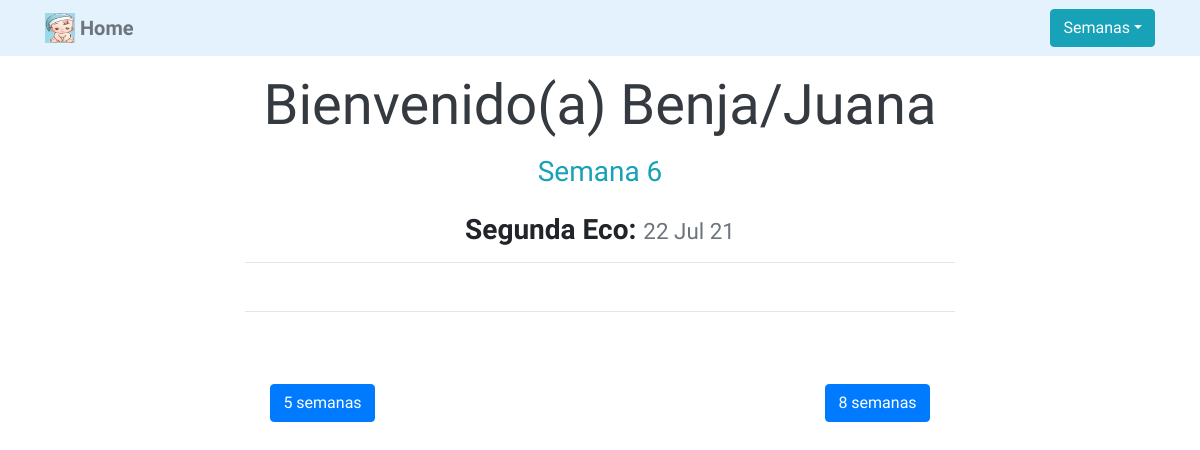
Before: /semana6/ with the older database file.
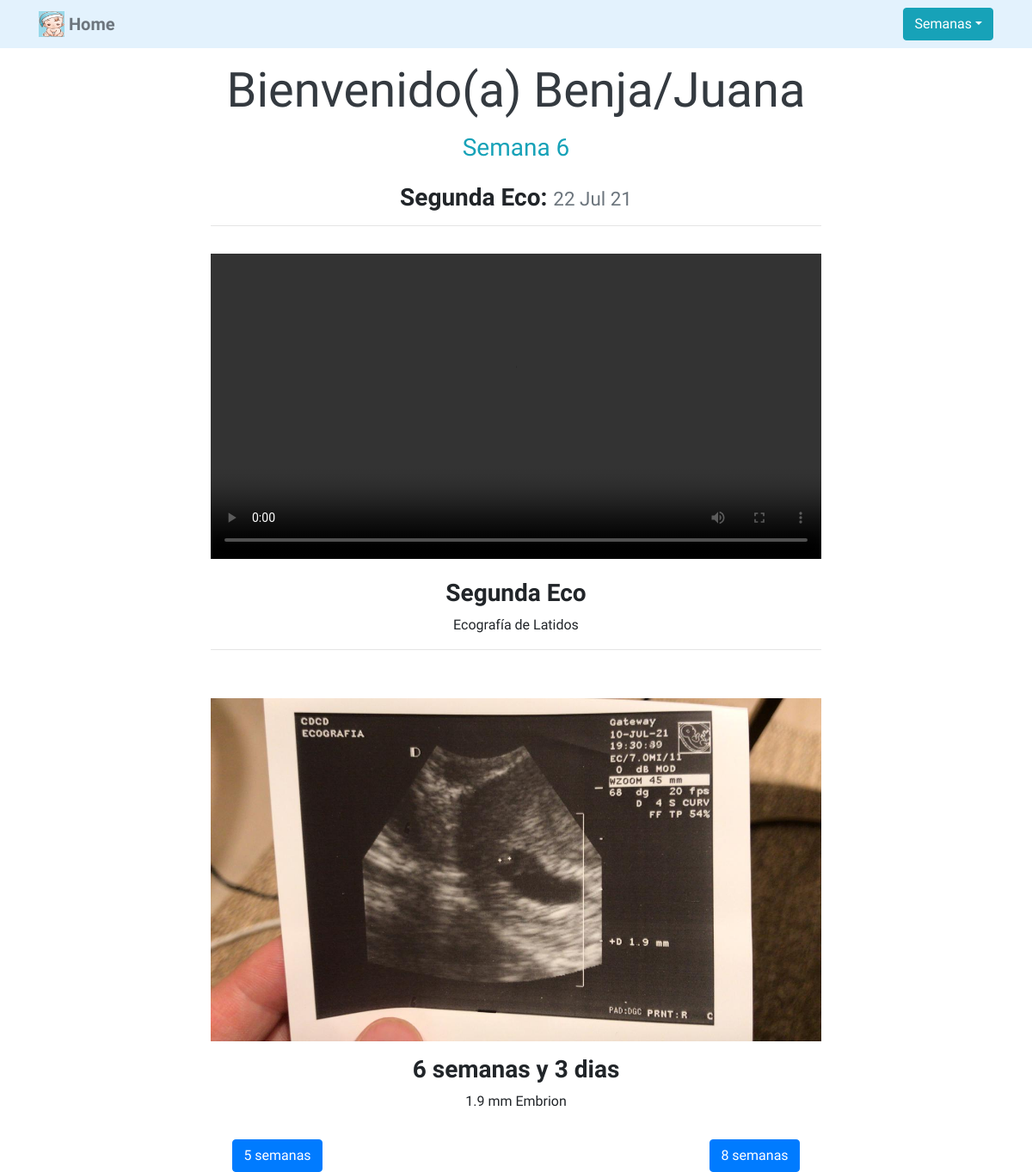
After: the same page with the newer database file.
### benja/models.py (models this page shows, shortened)
class Video(models.Model):
    title = models.CharField(max_length=100) # Charfield, A string field, for small- to large-sized strings.
    description = models.CharField(max_length=250)
    video = models.FileField(upload_to='benja/videos/') # Field para imagenes
    week = models.CharField(max_length=100)
    fecha = models.DateField()

class Foto(models.Model):
    title = models.CharField(max_length=100) # Charfield, A string field, for small- to large-sized strings.
    description = models.CharField(max_length=250)
    image = models.ImageField(upload_to='benja/images/') # Field para imagenes
    week = models.CharField(max_length=100)
    fecha = models.DateField()

### benja/views.py (the view)
# urls.py: path('semana6/', views.semana6, name="semana6"),
def semana6(request):
    if request.method == "GET":
        fecha = datetime.date(2021,7,22)
        fotos = Foto.objects.filter(week="semana 6")
        videos = Video.objects.filter(week="semana 6")
        return render(request, 'benja/6semanas.html', {'fotos':fotos, 'fecha':fecha, 'videos':videos})

### benja/templates/benja/6semanas.html (shortened to what this page needs)
{% extends 'benja/base.html' %}
{% load static %}
{% block content %}
<div class="container-fluid">
  <div class="d-flex justify-content-center my-3">
    <div class="col-md-8 text-center">
    <h1 class="display-4 text-dark">Bienvenido(a) Benja/Juana</h1>
    <h3 class="mt-3 text-info">Semana 6</h3>
  </div>
</div>
<div class="container-fluid">
  <div class="d-flex justify-content-center mb-3">
    <div class="col-md-8 text-center">
      <h3 class="font-weight-bold">Segunda Eco:
        <small class="text-muted">{{ fecha|date:'d M y' }}</small>
      </h3>
      <hr>
    </div>
  </div>
</div>
<div class="container-fluid">
  <div class="d-flex justify-content-center mb-3">
    <div class="col-md-8 text-center">
    {% for video in videos %}
    <video class="img-fluid" controls width="800" height="500">
      <source src="https://github.com/camposleyba/django3-Benja/blob/master/media/benja/videos/WhatsApp_Video_2021-07-22_at_23.25.38.mp4?raw=true" type='video/mp4'></source>
    </video>
      <h3 class="font-weight-bold mt-3">{{ video.title }}</h3>
      <p>{{ video.description }}</p>
    {% endfor %}
    <hr>
    </div>
  </div>
</div>
<div class="container-fluid">
  <div class="d-flex justify-content-center mb-3">
    <div class="col-md-8 text-center">
  <br>
  {% for foto in fotos %}
  <img src="{{ foto.image.url }}" class="img-fluid" width="800" height="500">
    <h3 class="font-weight-bold mt-3">{{ foto.title }}</h3>
    <p>{{ foto.description }}</p>
    {% endfor %}
    </div>
  </div>
  <div class="d-flex justify-content-around">
    <form method="GET" action="{% url 'home' %}">
      <button class="btn btn-primary" type="submit">5 semanas</button>
    </form>
    <form method="GET" action="{% url 'semana8' %}">
      <button class="btn btn-primary" type="submit">8 semanas</button>
    </form>
  </div>
</div>
{% endblock %}

### benja/templates/benja/base.html (shortened to what this page needs)
{% load static %}
<!doctype html>
<html lang="en">
  <head>
    <link rel="stylesheet" href="https://cdn.jsdelivr.net/npm/bootstrap@4.5.3/dist/css/bootstrap.min.css">
    <link rel="stylesheet" href="{% static 'benja/custom.css' %}">
  </head>
  <body>
          <nav class="navbar navbar-light navbar-expand-lg" style="background-color: #e3f2fd;">
          <div class="container">
            <a class="navbar-brand" href="{% url 'home' %}">
              <img src="{% static 'benja/benja.png' %}" width="30" height="30" class="d-inline-block align-top"> <b class="text-secondary">Home</b>
            </a>
              <div class="collapse navbar-collapse" id="navbarScroll">
                <ul class="navbar-nav ml-auto">
                  <li class="nav-item dropdown">
                    <a class="btn btn-info dropdown-toggle" href="#" id="navbarScrollingDropdown" role="button" data-bs-toggle="dropdown" aria-expanded="false">Semanas</a>
                  </li>
                </ul>
              </div>
            </div>
          </nav>
      <div class="container-fluid">
        {% block content %}{% endblock %}
      </div>
  </body>
</html>

### benja/static/benja/custom.css (style rules this page uses)
body { font-family: 'Klee One', cursive; }

Changed rows visible on the page:
added Video: title "Segunda Eco", description "Ecografía de Latidos"
added Foto: image (picture), title "6 semanas y 3 dias", description "1.9 mm Embrion"
